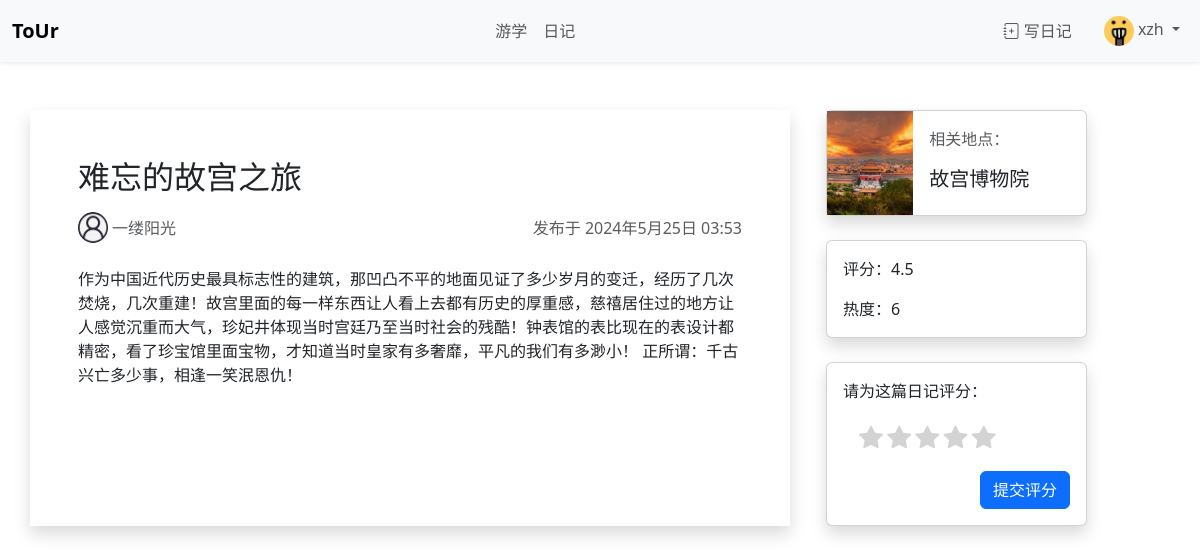
Screenshot of /diary/1/ (signed in) with the database file from the repository.
### account/models.py (models this page shows, shortened)
class CustomUser(AbstractUser):
    interests = models.ManyToManyField(Category)
    avatar = models.ImageField(upload_to=user_avatar_path, blank=True, null=True)

### diary/models.py (models this page shows, shortened)
class Diary(models.Model):
    author = models.ForeignKey(User, on_delete=models.SET_NULL, null=True)
    pub_time = models.DateTimeField(default=timezone.now, blank=True)
    title = models.CharField(max_length=100)
    content = models.TextField()
    popularity = models.IntegerField(default=0, blank=True)
    rating = models.DecimalField(max_digits=2, decimal_places=1, default=0, blank=True, validators=[
            MinValueValidator(0, message="Rating must be at least 0"),
            MaxValueValidator(5, message="Rating cannot be greater than 5"),
        ])
    location = models.ForeignKey(Destination, on_delete=models.PROTECT)

### travel/models.py (models this page shows, shortened)
class Destination(models.Model):
    name = models.CharField(max_length=50, unique=True)
    type = models.CharField(max_length=1, choices={('s', '景区'), ('u','学校')}, default='s')
    province = models.CharField(max_length=15)
    city = models.CharField(max_length=15)
    description = models.TextField(blank=True)
    image = models.ImageField(upload_to=dest_pic_path, blank=True, null=True)
    popularity = models.IntegerField(default=0, blank=True)
    rating = models.DecimalField(max_digits=2, decimal_places=1, default=0, blank=True, validators=[
            MinValueValidator(0, message="Rating must be at least 0"),
            MaxValueValidator(5, message="Rating cannot be greater than 5"),
        ])
    tags = models.ManyToManyField(Category)
    mapjson = models.TextField(default='{}', help_text="请粘贴地图的json文字") # 存储地图的json文件

### diary/views.py (the view)
# urls.py: path("<int:diary_id>/", views.detail, name="detail"),
def detail(request, diary_id):
    diary = get_object_or_404(Diary, pk=diary_id)
    default_avatar_url = static("img/default_avatar.jpg")
    context = {
        'diary': diary,
        'default_avatar_url': default_avatar_url,
    }
    return render(request, 'diary/detail.html', context)

### template/diary/detail.html (shortened to what this page needs)
{% extends 'base.html' %}
{% block mainbody %}
<div class="container mt-5">
    <div class="row gap-4">
        <div class="col-md-8 shadow p-5 ">
            <h2>{{ diary.title }}</h2>
            <div class="d-flex align-items-center mb-4 mt-3">
                {% include 'user_avatar.html' with size=30 user=diary.author%}
                <span class="card-text text-muted ms-1">{{ diary.author.username }}</span>
                <span class="card-text text-muted ms-auto">发布于 {{ diary.pub_time }}</span>
            </div>
            <p style="white-space: pre-line;">{{ diary.content }}</p>
        </div>
        <div class="col-md-3">
            <a href="{% url 'travel:detail' diary.location.pk %}"style="color: inherit; text-decoration: none;">
                <div class="card mb-4 shadow ">
                    <div class="row g-0">
                        <div class="col-md-4">
                            {% if diary.location.image %}
                            <img src="{{ diary.location.image.url }}" class="img-fluid" alt="游学地图片" style="height: 100%; width: 100%; object-fit: cover;">
                            {% else %}
                            <img src="https://moreishmarketing.com/app/uploads/2020/09/img_placeholder_1024x768.jpg" class="img-fluid" alt="游学地默认图片" style="height: 100%; width: 100%; object-fit: cover;">
                            {% endif %}
                        </div>
                        <div class="col-md-8">
                            <div class="card-body">
                                <p class="card-text text-muted ">相关地点：</p>
                                <h5 class="card-title">{{ diary.location.name }}</h5>
                            </div>
                        </div>
                    </div>
                </div>
            </a>
            <div class="card shadow mb-4">
                <div class="card-body">
                    <p class="card-text ">评分：{{ diary.rating }}</p>
                    <p class="card-text">热度：{{ diary.popularity }}</p>
                </div>
            </div>
            <div class="card shadow">
                <div class="card-body">
                    <p class="card-title ">请为这篇日记评分：</p>
                    <div id="rating" class="m-3 ">
                        <i class="bi bi-star-fill star" style="color: lightgray; cursor: pointer; font-size: 24px;"></i>
                        <i class="bi bi-star-fill star" style="color: lightgray; cursor: pointer; font-size: 24px;"></i>
                        <i class="bi bi-star-fill star" style="color: lightgray; cursor: pointer; font-size: 24px;"></i>
                        <i class="bi bi-star-fill star" style="color: lightgray; cursor: pointer; font-size: 24px;"></i>
                        <i class="bi bi-star-fill star" style="color: lightgray; cursor: pointer; font-size: 24px;"></i>
                    </div>
                    <div class="d-flex"><button class="btn btn-primary ms-auto" onclick="submitRating()">提交评分</button></div>
                </div>
            </div>
        </div>
    </div>
</div>
{% endblock %}

### template/base.html (shortened to what this page needs)
{% load static %}
<!DOCTYPE html>
<html lang="zh-CN">
<head>
    <link href="https://cdn.jsdelivr.net/npm/bootstrap@5.3.3/dist/css/bootstrap.min.css" rel="stylesheet">
    <link href="https://cdn.jsdelivr.net/npm/bootstrap-icons/font/bootstrap-icons.css" rel="stylesheet">
    <link rel="stylesheet" href="{% static 'css/my_style.css' %}">
</head>
<body>
  <nav class="navbar navbar-expand navbar-light bg-light shadow-sm sticky-top " style="z-index: 10;">
    <div class="container-fluid">
      <a class="navbar-brand fw-bold" href="{% url 'travel:index' %}">ToUr</a>
      <ul class="navbar-nav mx-auto">
        <li class="nav-item">
          <a class="nav-link" href="/travel/">游学</a>
        </li>
        <li class="nav-item">
          <a class="nav-link" href="/diary/">日记</a>
        </li>
      </ul>
      <ul class="navbar-nav">
        <li class="nav-item">
          <a class="nav-link" href="#" data-bs-toggle="modal" data-bs-target="#addDiaryModal">
            <i class="bi bi-journal-plus"></i> 写日记
          </a>
        </li>
      </ul>
      <ul class="navbar-nav ms-3">
        {% if user.is_authenticated %}
        <li class="nav-item dropdown">
          <a class="nav-link dropdown-toggle" href="#" id="navbarDropdownMenuLink" role="button" data-bs-toggle="dropdown" aria-expanded="false">
            {% include 'user_avatar.html' with size=30 user=user %}
            <span>{{ user.username }}</span>
          </a>
        </li>
        {% else %}
        <a href="{% url 'account:login' %}" class="text-primary text-decoration-none">登录</a>
        {% endif %}
      </ul>
    </div>
  </nav>
  {% block mainbody %}{% endblock %}
  </body>
</html>

### template/user_avatar.html
{% load static %}
<img src="
        {% if user.avatar%}
        {{ user.avatar.url }}
        {% else %}
        {% static 'img/default_avatar.jpg' %}
        {% endif %}
        " alt="用户头像" style="width: {{ size }}px; height: {{ size }}; border-radius: 50%; ">

### rows the page displays
CustomUser: avatar (picture), username "xzh"
Diary: title "难忘的故宫之旅", author.username "一缕阳光", pub_time "2024年5月25日 03:53", content "作为中国近代历史最具标志性的建筑，那凹凸不平的地面见证了多少岁月的变迁，经历了几次焚烧，几次重建！故宫里面的每一样东西让人看上去都有历史的厚重感，慈禧居住过的地方让人感觉沉重而大气，珍妃井体现当时宫廷乃至当时社会的残酷！钟表馆的表比现在的表设计都精密，看了珍宝馆里面宝物，才知道当时皇家有多奢靡，平凡的我们有多渺小！ 正所谓：千古兴亡多少事，相逢一笑泯恩仇！", location.image (picture), location.name "故宫博物院", rating "4.5", popularity "6"
